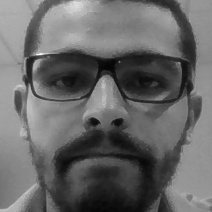
#> input picture FacialRecognition/dataset/User.1.13.jpg, 212 x 212 px, given in place of the camera
$ python z_exec.py
#> lines starting #> are read from the running program, lines starting #| are printed output that depends on the picture
### FacialRecognition/components/a_face_dataset.py
import cv2
from FacialRecognition.components import gateway


def main():
    cam = cv2.VideoCapture(0)
    cam.set(3, 640) # set video width
    cam.set(4, 480) # set video height

    face_detector = cv2.CascadeClassifier(gateway.cascadePath)

    # For each person, enter one numeric face id
    face_id = input('\n enter user id end press <return> ==>  ')

    print("\n [INFO] Initializing face capture. Look the camera and wait ...")
    # Initialize individual sampling face count
    count = 0

    while(True):

        ret, img = cam.read()
#> img is the input picture: shape (212, 212, 3); min 3, max 255, mean 103.2
        gray = cv2.cvtColor(img, cv2.COLOR_BGR2GRAY)
        faces = face_detector.detectMultiScale(gray, 1.3, 5)
#> faces = [[6, 8, 196, 196]]

        for (x,y,w,h) in faces:

            cv2.rectangle(img, (x,y), (x+w,y+h), (255,0,0), 2)
            count += 1

            # Save the captured image into the datasets folder
            cv2.imwrite(gateway.dataUser + str(face_id) + '.' + str(count) + ".jpg", gray[y:y+h,x:x+w])

            cv2.imshow('image', img)
#> this loop made 1 pass
#> (x, y, w, h, count) on pass 1: (6, 8, 196, 196, 1)
#> pass 1, in main, `cv2.imwrite(gateway.dataUser + str(face_id) + '.' + str(count) + ".jpg..`:
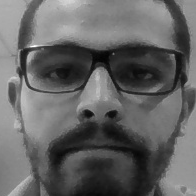
#> saved as User..1.jpg: shape (196, 196); min 3, max 255, mean 99.5
#> pass 1, in main, `cv2.imshow('image', img)`:
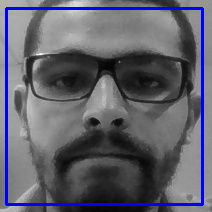
#> window 'image': shape (212, 212, 3); mean B, G, R 109.8, 96.5, 96.5
#> after the loop, count = 1

        k = cv2.waitKey(100) & 0xff # Press 'ESC' for exiting video
#> (key Esc is pressed here)
        if k == 27:
            break
        elif count >= 30: # Take 30 face sample and stop video
             break

    # Do a bit of cleanup
    print("\n [INFO] Exiting Program and cleanup stuff")
    cam.release()
    cv2.destroyAllWindows()

# [2 lines that do not run on import are left out]

### FacialRecognition/components/b_face_training.py
import cv2
import numpy as np
from PIL import Image
import os
from FacialRecognition.components import gateway

def main():
    # Path for face image database
    path = gateway.dataPath

    recognizer = cv2.face.LBPHFaceRecognizer_create()
    detector = cv2.CascadeClassifier(gateway.cascadePath);

    # function to get the images and label data
    def getImagesAndLabels(path):

#> called with path = 'FacialRecognition/components/../dataset'
        imagePaths = [os.path.join(path,f) for f in os.listdir(path)]
        faceSamples=[]
        ids = []

        for imagePath in imagePaths:

            PIL_img = Image.open(imagePath).convert('L') # convert it to grayscale
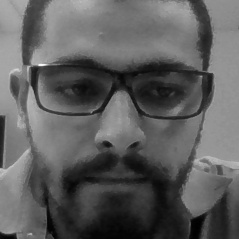
#> input picture FacialRecognition/dataset/User.1.1.jpg, 239 x 239 px
#> PIL_img is the input picture: PIL image 239x239 L; min 0, max 249, mean 93.7
            img_numpy = np.array(PIL_img,'uint8')

            id = int(os.path.split(imagePath)[-1].split(".")[1])
            faces = detector.detectMultiScale(img_numpy)
#> faces = [[14, 15, 208, 208]]

            for (x,y,w,h) in faces:
                faceSamples.append(img_numpy[y:y+h,x:x+w])
                ids.append(id)
#> this loop made 1 pass
#> after the loop, faceSamples = 1 item; ids = [1]

        return faceSamples,ids

    print ("\n [INFO] Training faces. It will take a few seconds. Wait ...")
    faces,ids = getImagesAndLabels(path)
    recognizer.train(faces, np.array(ids))

    # Save the model into trainer/trainer.yml
#> (the run stopped early here; a loop or call above may not have finished)
